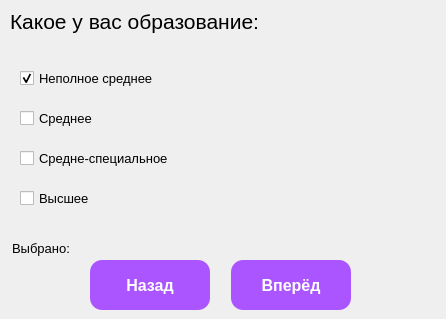
<?xml version="1.0" encoding="UTF-8"?>
<ui version="4.0">
 <class>MainWindow</class>
 <widget class="QMainWindow" name="MainWindow">
  <property name="geometry">
   <rect>
    <x>0</x>
    <y>0</y>
    <width>446</width>
    <height>319</height>
   </rect>
  </property>
  <property name="minimumSize">
   <size>
    <width>446</width>
    <height>319</height>
   </size>
  </property>
  <property name="maximumSize">
   <size>
    <width>446</width>
    <height>319</height>
   </size>
  </property>
  <property name="windowTitle">
   <string>MainWindow</string>
  </property>
  <widget class="QWidget" name="centralwidget">
   <widget class="QLabel" name="label_task">
    <property name="geometry">
     <rect>
      <x>10</x>
      <y>6</y>
      <width>351</width>
      <height>31</height>
     </rect>
    </property>
    <property name="font">
     <font>
      <family>Segoe UI</family>
      <pointsize>16</pointsize>
     </font>
    </property>
    <property name="text">
     <string>Какое у вас образование:</string>
    </property>
   </widget>
   <widget class="QLabel" name="label_img">
    <property name="geometry">
     <rect>
      <x>220</x>
      <y>50</y>
      <width>211</width>
      <height>191</height>
     </rect>
    </property>
    <property name="text">
     <string/>
    </property>
   </widget>
   <widget class="QPushButton" name="btn_next">
    <property name="geometry">
     <rect>
      <x>231</x>
      <y>260</y>
      <width>120</width>
      <height>50</height>
     </rect>
    </property>
    <property name="font">
     <font>
      <family>Segoe UI</family>
      <pointsize>-1</pointsize>
      <weight>99</weight>
      <bold>true</bold>
     </font>
    </property>
    <property name="styleSheet">
     <string notr="true">color:rgb(255,255,255);
border-radius:12px;
font-weight:900;
background-color:rgb(170, 85, 255);
font-size:16px;</string>
    </property>
    <property name="text">
     <string>Вперёд</string>
    </property>
   </widget>
   <widget class="QPushButton" name="btn_back">
    <property name="geometry">
     <rect>
      <x>90</x>
      <y>260</y>
      <width>120</width>
      <height>50</height>
     </rect>
    </property>
    <property name="font">
     <font>
      <family>Segoe UI</family>
      <pointsize>-1</pointsize>
      <weight>99</weight>
      <bold>true</bold>
     </font>
    </property>
    <property name="styleSheet">
     <string notr="true">color:rgb(255,255,255);
border-radius:12px;
font-weight:900;
background-color:rgb(170, 85, 255);
font-size:16px;</string>
    </property>
    <property name="text">
     <string>Назад</string>
    </property>
   </widget>
   <widget class="QLabel" name="label_selected">
    <property name="geometry">
     <rect>
      <x>12</x>
      <y>240</y>
      <width>221</width>
      <height>16</height>
     </rect>
    </property>
    <property name="font">
     <font>
      <family>Segoe UI</family>
      <pointsize>10</pointsize>
     </font>
    </property>
    <property name="text">
     <string>Выбрано:</string>
    </property>
   </widget>
   <widget class="QCheckBox" name="checkBox_1">
    <property name="geometry">
     <rect>
      <x>20</x>
      <y>70</y>
      <width>141</width>
      <height>17</height>
     </rect>
    </property>
    <property name="font">
     <font>
      <pointsize>10</pointsize>
     </font>
    </property>
    <property name="text">
     <string>Неполное среднее</string>
    </property>
    <property name="checked">
     <bool>true</bool>
    </property>
   </widget>
   <widget class="QCheckBox" name="checkBox_2">
    <property name="geometry">
     <rect>
      <x>20</x>
      <y>110</y>
      <width>151</width>
      <height>17</height>
     </rect>
    </property>
    <property name="font">
     <font>
      <pointsize>10</pointsize>
     </font>
    </property>
    <property name="text">
     <string>Среднее</string>
    </property>
   </widget>
   <widget class="QCheckBox" name="checkBox_3">
    <property name="geometry">
     <rect>
      <x>20</x>
      <y>150</y>
      <width>161</width>
      <height>17</height>
     </rect>
    </property>
    <property name="font">
     <font>
      <pointsize>10</pointsize>
     </font>
    </property>
    <property name="text">
     <string>Средне-специальное</string>
    </property>
   </widget>
   <widget class="QCheckBox" name="checkBox_4">
    <property name="geometry">
     <rect>
      <x>20</x>
      <y>190</y>
      <width>171</width>
      <height>17</height>
     </rect>
    </property>
    <property name="font">
     <font>
      <pointsize>10</pointsize>
     </font>
    </property>
    <property name="text">
     <string>Высшее</string>
    </property>
   </widget>
  </widget>
 </widget>
 <resources/>
 <connections/>
</ui>
